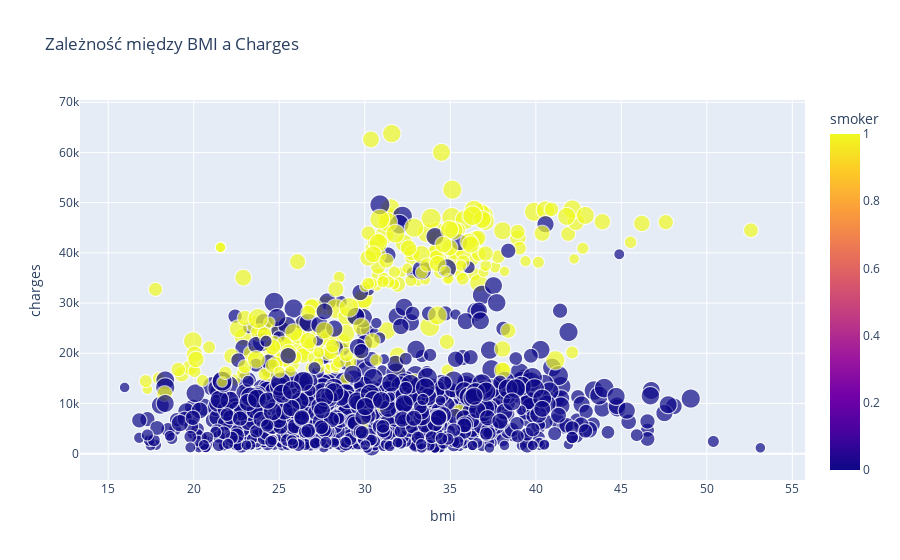

The notebook cell this image was saved under:
### Code cell
import plotly.express as px

fig1 = px.scatter(
    data, x='bmi', y='charges', color='smoker',
    size='age', hover_data=['children', 'sex'],
    title="Zależność między BMI a Charges"
)
fig1.show()

### Figure 1 — Plotly figure (JSON) as saved in the notebook; plotly's stock layout.template omitted (floating-point values rounded to 4 significant figures; data arrays with more than 128 entries replaced by an {"elided": "..."} marker saying what was removed)
{"data": [{"customdata": {"elided": "1338x2 float values"}, "hovertemplate": "bmi=%{x}<br>charges=%{y}<br>age=%{marker.size}<br>children=%{customdata[0]}<br>sex=%{customdata[1]}<br>smoker=%{marker.color}<extra></extra>", "legendgroup": "", "marker": {"color": {"elided": "1338 int values"}, "coloraxis": "coloraxis", "size": {"elided": "1338 float values"}, "sizemode": "area", "sizeref": 0.16, "symbol": "circle"}, "mode": "markers", "name": "", "showlegend": false, "x": {"elided": "1338 float values"}, "xaxis": "x", "y": {"elided": "1338 float values"}, "yaxis": "y", "type": "scattergl"}], "layout": {"xaxis": {"anchor": "y", "domain": [0.0, 1.0], "title": {"text": "bmi"}}, "yaxis": {"anchor": "x", "domain": [0.0, 1.0], "title": {"text": "charges"}}, "coloraxis": {"colorbar": {"title": {"text": "smoker"}}, "colorscale": [[0.0, "#0d0887"], [0.1111, "#46039f"], [0.2222, "#7201a8"], [0.3333, "#9c179e"], [0.4444, "#bd3786"], [0.5556, "#d8576b"], [0.6667, "#ed7953"], [0.7778, "#fb9f3a"], [0.8889, "#fdca26"], [1.0, "#f0f921"]]}, "legend": {"tracegroupgap": 0, "itemsizing": "constant"}, "title": {"text": "Zależność między BMI a Charges"}}}
